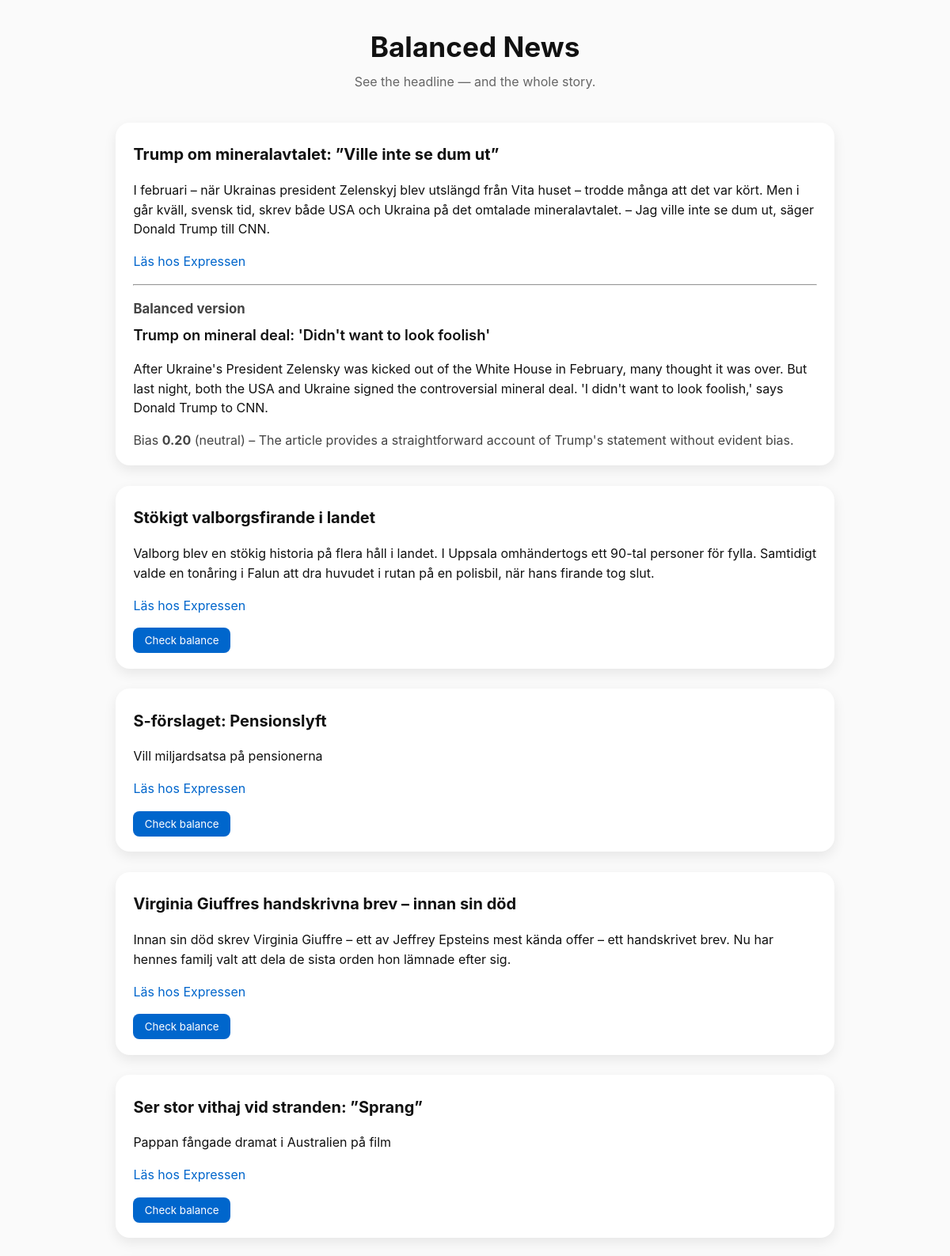
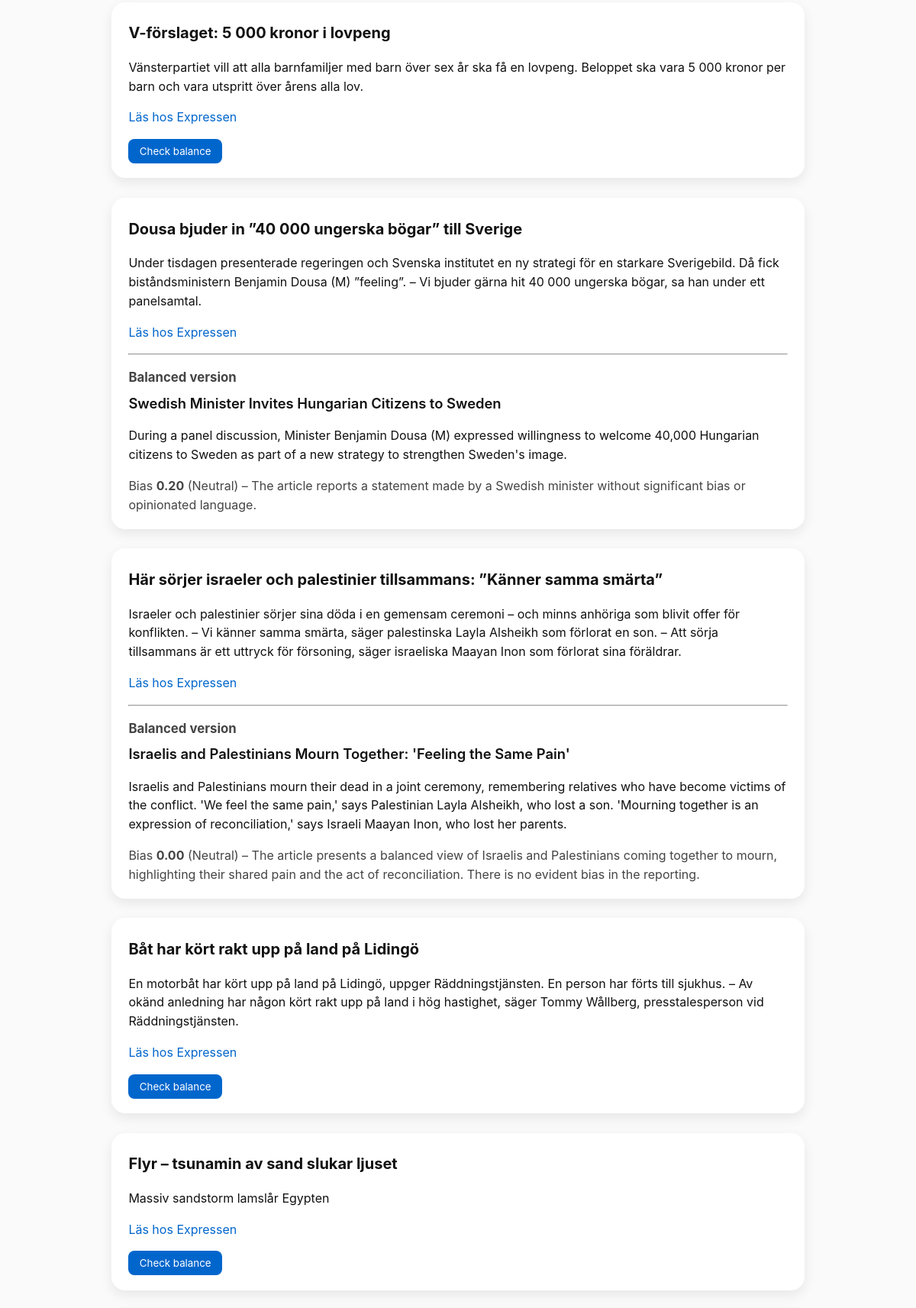
The page / (upper part) on the database its author committed (2 pictures, top to bottom).
### models.py (models this page shows)
class Article(Base):
    __tablename__ = "articles"
    id          = Column(Integer, primary_key=True)
    site        = Column(String(20),  nullable=False)      # svt / aftonbladet / expressen
    title       = Column(String(300), nullable=False)
    summary     = Column(Text)
    url         = Column(String(600), nullable=False)
    fetched_at  = Column(DateTime, default=datetime.utcnow)
    balanced_title     = Column(String(300))
    balanced_summary   = Column(Text)
    bias_score         = Column(Float)         # -1 = left … +1 = right
    bias_label         = Column(String(20))
    bias_explanation   = Column(Text)          # short “why” sentence
    openai_tokens      = Column(Integer)       # cost accounting
    __table_args__ = (UniqueConstraint("site", "url", name="uix_site_url"),)

### app.py (the view)
@app.route("/")
def index():
    session = Session()
    articles = (
        session.query(Article)
        .order_by(Article.fetched_at.desc())
        .limit(30)
        .all()
    )
    session.close()
    return render_template("index.html", articles=articles, now=datetime.utcnow())

### templates/index.html (shortened to what this page needs)
<!doctype html>
<html lang="en">
<head>
<link rel="stylesheet" href="{{ url_for('static', filename='style.css') }}">
</head>
<body>
<header>
  <h1>Balanced&nbsp;News</h1>
  <p class="tagline">See the headline — and the whole story.</p>
</header>
<main>
{% for art in articles %}
  <article class="card">
    <h2>{{ art.title }}</h2>
    {% if art.summary %}<p>{{ art.summary }}</p>{% endif %}
    <p><a href="{{ art.url }}" target="_blank" rel="noopener">Läs hos {{ art.site.title() }}</a></p>
    {% if art.balanced_title %}
      <hr>
      <h3>Balanced version</h3>
      <h4>{{ art.balanced_title }}</h4>
      <p>{{ art.balanced_summary }}</p>
      <p class="bias">
        Bias <strong>{{ "%.2f"|format(art.bias_score or 0) }}</strong>
        ({{ art.bias_label }}) – {{ art.bias_explanation }}
      </p>
    {% else %}
      <button class="check" data-id="{{ art.id }}">Check balance</button>
    {% endif %}
  </article>
{% endfor %}
</main>
</body>
</html>

### static/style.css (style rules this page uses)
* { box-sizing:border-box;font-family:-apple-system,BlinkMacSystemFont,sans-serif; }
body { margin:0; background:#fafafa; color:#111; line-height:1.55; }
header { padding:2rem 1rem 1.4rem; text-align:center; }
h1 { font-size:2.2rem; margin:0; }
.tagline { color:#666; margin-top:.3rem; }
main { max-width:940px; margin:0 auto; padding:0 1rem 3rem; }
.card { background:#fff; border-radius:18px; box-shadow:0 6px 16px rgba(0,0,0,.08); padding:1.6rem 1.4rem 1.2rem; margin-bottom:1.6rem; }
.card h2 { font-size:1.25rem; margin-top:0; }
.card h3 { margin:1rem 0 .4rem; font-size:1.05rem; color:#444; }
.card h4 { margin:.2rem 0 .4rem; font-size:1.15rem; font-weight:600; }
a { color:#0066cc;text-decoration:none; }
.bias { color:#444;margin:.4rem 0 0; }
button.check { background:#0066cc; color:#fff; border:0; padding:.5rem .9rem; border-radius:8px; cursor:pointer; }

### rows shown on the page
Article: title "Trump om mineralavtalet: ”Ville inte se dum ut”", summary "I februari – när Ukrainas president Zelenskyj blev utslängd från Vita huset – trodde många att det var kört. Men i går kväll, svensk tid, skrev både USA och Ukraina på det omtalade mineralavtalet. – Jag ville inte se dum ut, säger Donald Trump till CNN.", site "Expressen", balanced_title "Trump on mineral deal: 'Didn't want to look foolish'", balanced_summary "After Ukraine's President Zelensky was kicked out of the White House in February, many thought it was over. But last night, both the USA and Ukraine signed the controversial mineral deal. 'I didn't want to look foolish,' says Donald Trump to CNN.", bias_score "0.20", bias_label "neutral", bias_explanation "The article provides a straightforward account of Trump's statement without evident bias."
Article: title "Stökigt valborgsfirande i landet", summary "Valborg blev en stökig historia på flera håll i landet. I Uppsala omhändertogs ett 90-tal personer för fylla. Samtidigt valde en tonåring i Falun att dra huvudet i rutan på en polisbil, när hans firande tog slut.", site "Expressen"
Article: title "S-förslaget: Pensionslyft", summary "Vill miljardsatsa på pensionerna", site "Expressen"
Article: title "Virginia Giuffres handskrivna brev – innan sin död", summary "Innan sin död skrev Virginia Giuffre – ett av Jeffrey Epsteins mest kända offer – ett handskrivet brev. Nu har hennes familj valt att dela de sista orden hon lämnade efter sig.", site "Expressen"
Article: title "Ser stor vithaj vid stranden: ”Sprang”", summary "Pappan fångade dramat i Australien på film", site "Expressen"
Article: title "V-förslaget: 5 000 kronor i lovpeng", summary "Vänsterpartiet vill att alla barnfamiljer med barn över sex år ska få en lovpeng. Beloppet ska vara 5 000 kronor per barn och vara utspritt över årens alla lov.", site "Expressen"
Article: title "Dousa bjuder in ”40 000 ungerska bögar” till Sverige", summary "Under tisdagen presenterade regeringen och Svenska institutet en ny strategi för en starkare Sverigebild. Då fick biståndsministern Benjamin Dousa (M) ”feeling”. – Vi bjuder gärna hit 40 000 ungerska bögar, sa han under ett panelsamtal.", site "Expressen", balanced_title "Swedish Minister Invites Hungarian Citizens to Sweden", balanced_summary "During a panel discussion, Minister Benjamin Dousa (M) expressed willingness to welcome 40,000 Hungarian citizens to Sweden as part of a new strategy to strengthen Sweden's image.", bias_score "0.20", bias_label "Neutral", bias_explanation "The article reports a statement made by a Swedish minister without significant bias or opinionated language."
Article: title "Här sörjer israeler och palestinier tillsammans: ”Känner samma smärta”", summary "Israeler och palestinier sörjer sina döda i en gemensam ceremoni – och minns anhöriga som blivit offer för konflikten. – Vi känner samma smärta, säger palestinska Layla Alsheikh som förlorat en son. – Att sörja tillsammans är ett uttryck för försoning, säger israeliska Maayan Inon som förlorat sina föräldrar.", site "Expressen", balanced_title "Israelis and Palestinians Mourn Together: 'Feeling the Same Pain'", balanced_summary "Israelis and Palestinians mourn their dead in a joint ceremony, remembering relatives who have become victims of the conflict. 'We feel the same pain,' says Palestinian Layla Alsheikh, who lost a son. 'Mourning together is an expression of reconciliation,' says Israeli Maayan Inon, who lost her parents.", bias_score "0.00", bias_label "Neutral", bias_explanation "The article presents a balanced view of Israelis and Palestinians coming together to mourn, highlighting their shared pain and the act of reconciliation. There is no evident bias in the reporting."
Article: title "Båt har kört rakt upp på land på Lidingö", summary "En motorbåt har kört upp på land på Lidingö, uppger Räddningstjänsten. En person har förts till sjukhus. – Av okänd anledning har någon kört rakt upp på land i hög hastighet, säger Tommy Wållberg, presstalesperson vid Räddningstjänsten.", site "Expressen"
Article: title "Flyr – tsunamin av sand slukar ljuset", summary "Massiv sandstorm lamslår Egypten", site "Expressen"
